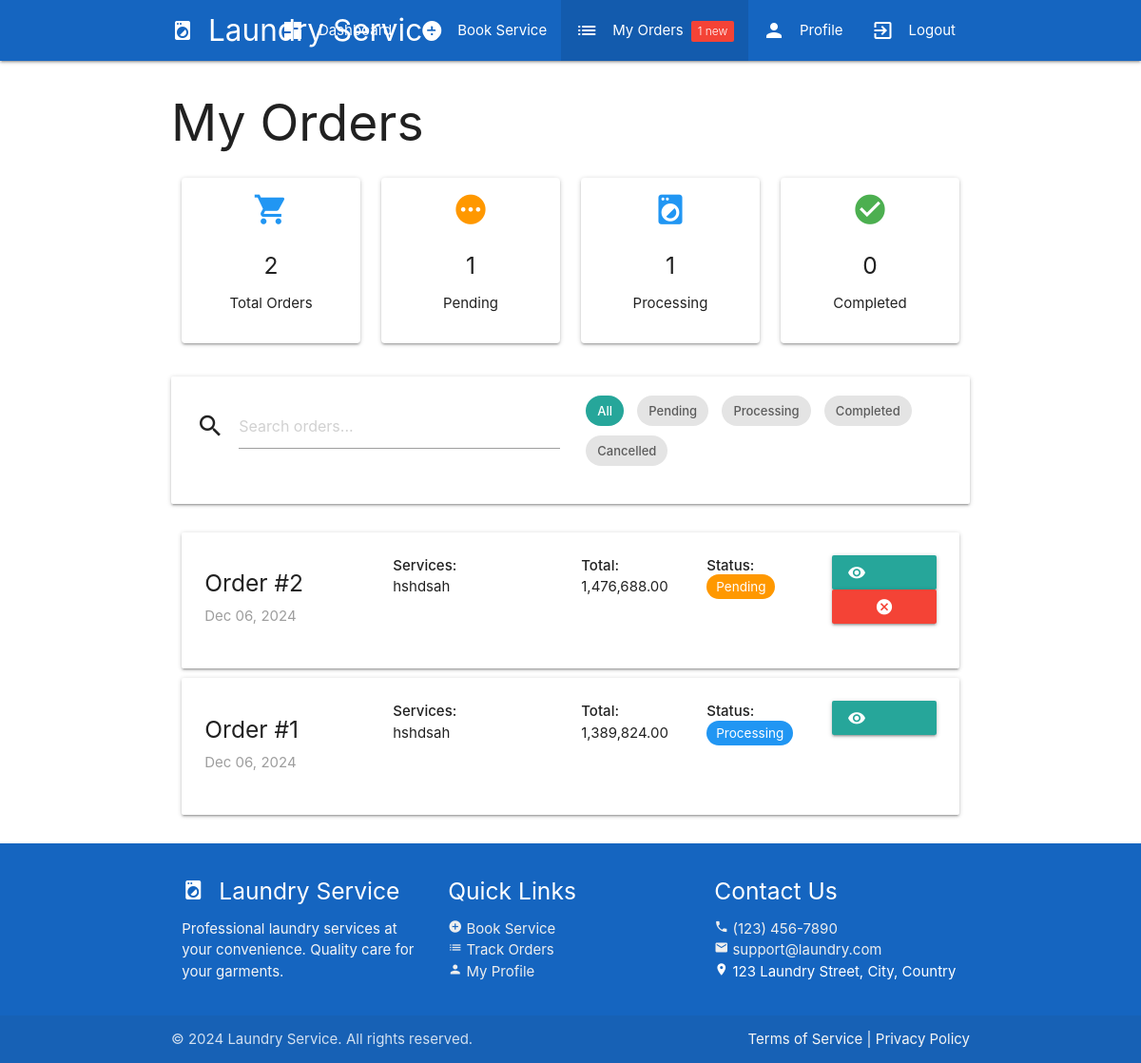
Page /customer/orders.php (signed in) on the earlier database version.
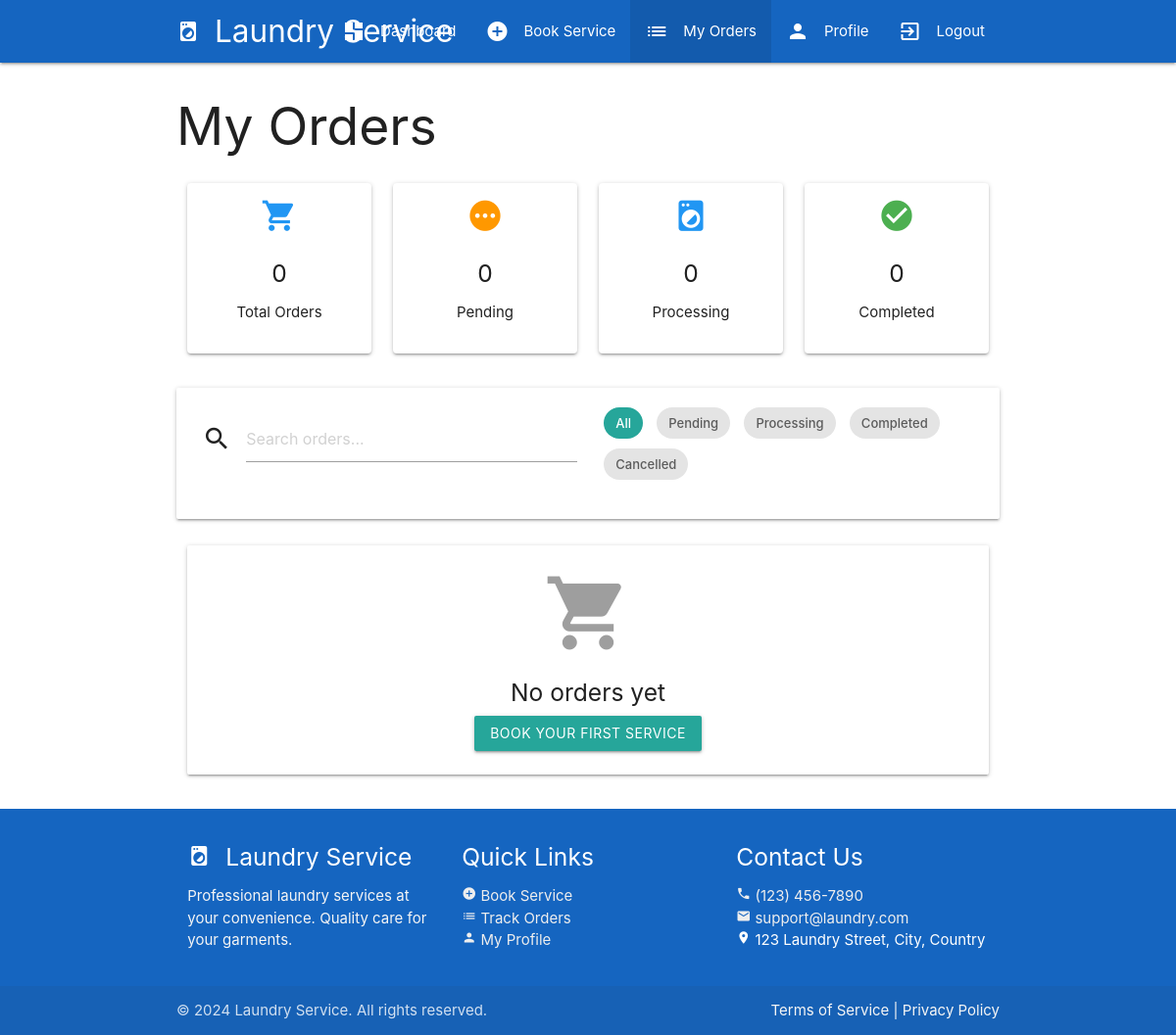
Same page on the later database version.
### tables this page shows
CREATE TABLE `orders` (
  `order_id` int(11) NOT NULL,
  `user_id` int(11) DEFAULT NULL,
  `total_weight` decimal(10,2) DEFAULT NULL,
  `total_price` decimal(10,2) DEFAULT NULL,
  `order_date` timestamp NOT NULL DEFAULT current_timestamp(),
  `status` enum('pending','processing','ready','delivered','cancelled') DEFAULT 'pending',
  `special_instructions` text DEFAULT NULL,
  `service_type` enum('self','delivery') NOT NULL,
  `pickup_datetime` datetime DEFAULT NULL,
  `delivery_datetime` datetime DEFAULT NULL,
  `cancelled_at` timestamp NULL DEFAULT NULL,
  `cancelled_by` int(11) DEFAULT NULL,
  `updated_at` timestamp NOT NULL DEFAULT current_timestamp() ON UPDATE current_timestamp()
);

### customer/orders.php (the view, shortened to what the changed rows need)
<?php
require_once '../includes/db_connect.php';
$stmt = $pdo->prepare("
    SELECT o.*, GROUP_CONCAT(s.service_name) as services
    FROM orders o
    LEFT JOIN order_items oi ON o.order_id = oi.order_id
    LEFT JOIN services s ON oi.service_id = s.service_id
    WHERE o.user_id = ?
    GROUP BY o.order_id
    ORDER BY o.order_date DESC
");
$stmt->execute([$_SESSION['user_id']]);
$orders = $stmt->fetchAll();
$stats = [
    'total' => count($orders),
    'pending' => count(array_filter($orders, fn($o) => $o['status'] == 'pending')),
    'processing' => count(array_filter($orders, fn($o) => $o['status'] == 'processing')),
    'completed' => count(array_filter($orders, fn($o) => $o['status'] == 'delivered'))
];
?>
<!DOCTYPE html>
<html>
<head>
    <link rel="stylesheet" href="https://cdnjs.cloudflare.com/ajax/libs/materialize/1.0.0/css/materialize.min.css">
</head>
<body>
    <?php include 'includes/customer_nav.php'; ?>
    <div class="container">
        <h2>My Orders</h2>
        <div class="row">
            <div class="col s12 m3">
                <div class="card stats-card">
                    <i class="material-icons blue-text">shopping_cart</i>
                    <h5><?php echo $stats['total']; ?></h5>
                    <p>Total Orders</p>
                </div>
            </div>
            <div class="col s12 m3">
                <div class="card stats-card">
                    <i class="material-icons orange-text">pending</i>
                    <h5><?php echo $stats['pending']; ?></h5>
                    <p>Pending</p>
                </div>
            </div>
            <div class="col s12 m3">
                <div class="card stats-card">
                    <i class="material-icons blue-text">local_laundry_service</i>
                    <h5><?php echo $stats['processing']; ?></h5>
                    <p>Processing</p>
                </div>
            </div>
        </div>
        <div class="row">
            <div class="col s12">
                <?php foreach($orders as $order): ?>
                <div class="card order-card" data-status="<?php echo $order['status']; ?>">
                    <div class="card-content">
                        <div class="row">
                            <div class="col s12 m3">
                                <h5>Order #<?php echo $order['order_id']; ?></h5>
                                <p class="grey-text"><?php echo date('M d, Y', strtotime($order['order_date'])); ?></p>
                            </div>
                            <div class="col s12 m3">
                                <strong>Services:</strong>
                                <p class="truncate"><?php echo $order['services']; ?></p>
                            </div>
                            <div class="col s12 m2">
                                <strong>Total:</strong>
                                <p><?php echo number_format($order['total_price'], 2); ?></p>
                            </div>
                            <div class="col s12 m2">
                                <strong>Status:</strong><br>
                                <span class="status-badge status-<?php echo $order['status']; ?>">
                                    <?php echo ucfirst($order['status']); ?>
                                </span>
                            </div>
                            <div class="col s12 m2">
                                <button class="btn waves-effect waves-light view-details"
                                        data-order-id="<?php echo $order['order_id']; ?>">
                                    <i class="material-icons left">visibility</i> Details
                                </button>
                                <?php if($order['status'] == 'pending'): ?>
                                <button class="btn red waves-effect waves-light cancel-order"
                                        data-order-id="<?php echo $order['order_id']; ?>">
                                    <i class="material-icons">cancel</i>Cancel
                                </button>
                                <?php endif; ?>
                            </div>
                        </div>
                    </div>
                </div>
                <?php endforeach; ?>
                <?php if(empty($orders)): ?>
                <div class="card-panel center-align">
                    <i class="material-icons large grey-text">shopping_cart</i>
                    <h5>No orders yet</h5>
                    <a href="book-service.php" class="btn waves-effect waves-light">Book Your First Service</a>
                </div>
                <?php endif; ?>
            </div>
        </div>
    </div>
</body>
</html>

### customer/includes/customer_nav.php (shortened to what the changed rows need)
<nav class="blue darken-3">
    <div class="nav-wrapper container">
        <ul class="right hide-on-med-and-down">
            <li class="<?php echo basename($_SERVER['PHP_SELF']) == 'orders.php' ? 'active' : ''; ?>">
                <a href="orders.php">
                    <i class="material-icons left">list</i>My Orders
                    <?php
                    $stmt = $pdo->prepare("SELECT COUNT(*) FROM orders WHERE user_id = ? AND status = 'pending'");
                    $stmt->execute([$_SESSION['user_id']]);
                    $pending_count = $stmt->fetchColumn();
                    if($pending_count > 0):
                    ?>
                    <span class="new badge red"><?php echo $pending_count; ?></span>
                    <?php endif; ?>
                </a>
            </li>
        </ul>
    </div>
</nav>

Differences in the rows shown:
removed orders: order_id "2", order_date "Dec 06, 2024", services "hshdsah", total_price "1,476,688.00", status "Pending"
removed orders: order_id "1", order_date "Dec 06, 2024", services "hshdsah", total_price "1,389,824.00", status "Processing"
Other differences:
$stats['total']: "2" → "0"
$stats['pending']: "1" → "0"
$stats['processing']: "1" → "0"
$pending_count: "1" → (not shown)
text now shown: "No orders yet BOOK YOUR FIRST SERVICE"
